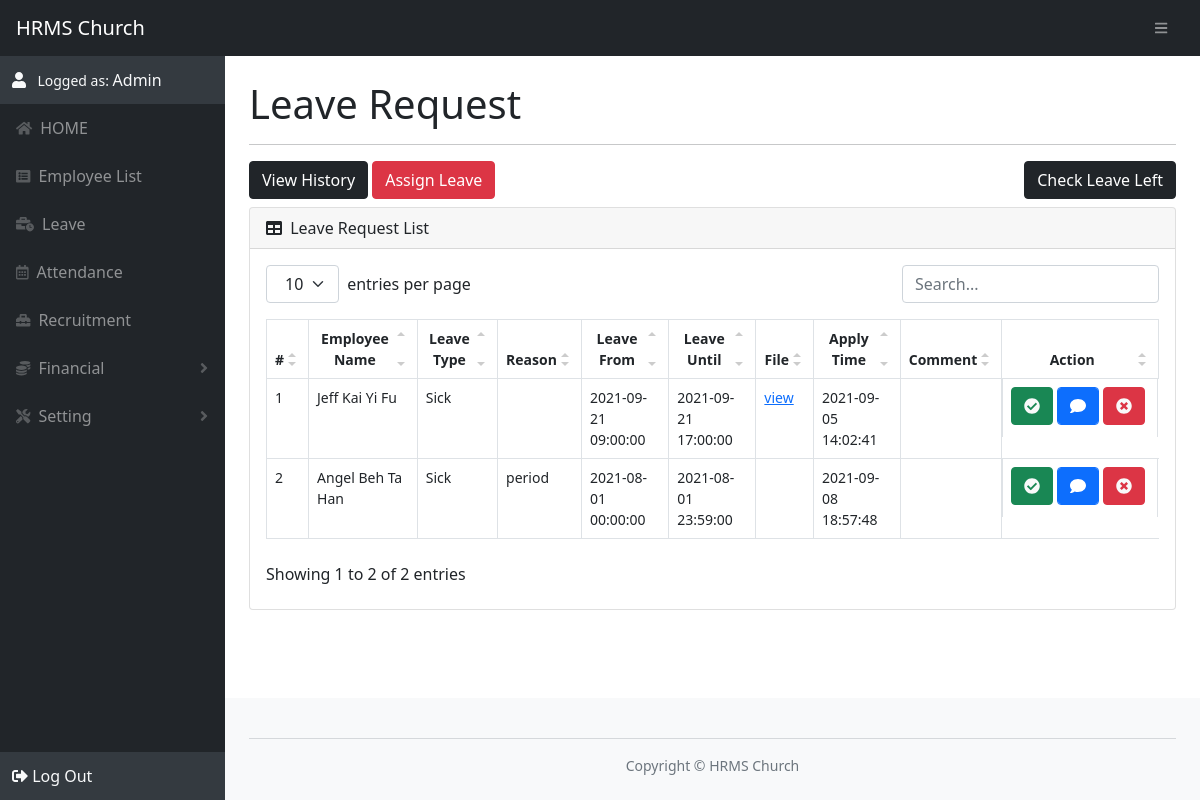
The page /leave.php (signed in) on the database its author committed.
### tables this page shows
CREATE TABLE leave_request (
        leaveId INT NOT NULL PRIMARY KEY AUTO_INCREMENT,
        employeeId INT,
        leaveTypeId TINYINT,
        leaveDetail VARCHAR(255),
        startLeaveDateTime datetime,
        endLeaveDateTime datetime,
        leaveFileName VARCHAR(255),
        applyLeaveDateTime datetime NOT NULL,

        approveLeaveDateTime datetime DEFAULT NULL,
        comment VARCHAR(255),
        leaveStatus TINYINT,

        FOREIGN KEY (employeeId)  REFERENCES employee(employeeId),
        FOREIGN KEY (leaveTypeId) REFERENCES leave_type(leaveTypeId),
        FOREIGN KEY (leaveStatus) REFERENCES status_type(statusTypeId)
    );

CREATE TABLE employee (
        employeeId INT NOT NULL PRIMARY KEY AUTO_INCREMENT,
        employeeName VARCHAR(255) NOT NULL,
        email VARCHAR(255) NOT NULL,
        pwd VARCHAR(255) NOT NULL,
        phone VARCHAR(255),
        birthday date,
        gender VARCHAR(16),
        
        address1 VARCHAR(255),
        address2 VARCHAR(255),
        address3 VARCHAR(255),
        stateTypeId TINYINT,
        postcode INT,
        city VARCHAR(255),

        epfAcc VARCHAR(255),
        socsoAcc VARCHAR(255),
        eisAcc VARCHAR(255),
        pcbAcc VARCHAR(255),

        startWorkDate date,
        endWorkDate date DEFAULT NULL,
        recruitmentId INT,

        FOREIGN KEY (stateTypeId) REFERENCES state_type(stateTypeId),
        FOREIGN KEY (recruitmentId) REFERENCES recruitment(recruitmentId)
    );

CREATE TABLE leave_type (
        leaveTypeId TINYINT NOT NULL PRIMARY KEY AUTO_INCREMENT,
        leaveName VARCHAR(255) NOT NULL
    );

### function/filter.php (the view, shortened to what this page needs)
<?php
function filterOutput($txt){
    $txt = htmlspecialchars($txt);
    $txt = strip_tags($txt);
    return $txt;
}
function echo_tag($tag, $type){
    $tag = filterOutput($tag);
    if($type == 0) echo "<" . $tag . ">";
    elseif($type == 1) echo "</" . $tag . ">";
}
function echo_td($txt){
    $txt = filterOutput($txt);
    echo "<td>" . $txt . "</td>";
}
?>

### template/leave/leave_request.php (shortened to what this page needs)
<div class="col-12 mb-2">
    <form action="leave.php" method="GET">
        <button type="submit" class="btn btn-dark" name="history">View History</button>
        <button type="submit" class="btn btn-danger" name="assign">Assign Leave</button>
        <button type="button" class="btn btn-dark float-end" data-bs-toggle="modal" data-bs-target="#leaveLeftModal">Check Leave Left</button>
    </form>
</div>
<div class="card mb-4">
    <div class="card-header">
        <i class="fas fa-table me-1"></i>
            Leave Request List
    </div>
    <div class="card-body">
        <table id="datatablesSimple">
            <thead>
                <tr>
                    <th>#</th>
                    <th>Employee Name</th>
                    <th>Leave Type</th>
                    <th>Reason</th>
                    <th>Leave From</th>
                    <th>Leave Until</th>
                    <th>File</th>
                    <th>Apply Time</th>
                    <th>Comment</th>
                    <th>Action</th>
                </tr>
            </thead>
            <tbody>
<?php
    $sql = "SELECT leave_request.leaveId,
                employee.employeeId,
                employee.employeeName,
                leave_type.leaveName,
                leave_request.leaveDetail,
                leave_request.startLeaveDateTime,
                leave_request.endLeaveDateTime,
                leave_request.leaveFileName,
                leave_request.applyLeaveDateTime,
                leave_request.comment
            FROM leave_request
            JOIN leave_type ON leave_request.leaveTypeId = leave_type.leaveTypeId
            JOIN employee ON leave_request.employeeId = employee.employeeId
            WHERE leave_request.leaveStatus = 3";
    $rs = $conn->query($sql);
    if($rs->num_rows > 0) {
        for ($i=0; $i < $rs->num_rows; $i++) {
            $data = $rs->fetch_array(MYSQLI_NUM);
            echo_tag("tr", 0);
            echo_td($i + 1);
            for ($j=0; $j < count($data); $j++) {
                if($j == 7){
                    $tempFileName = isset($data[$j]) ? "view" : "";
                    echo '<td><a type="submit" class="" data-bs-toggle="modal" data-bs-target="#fileModalFile" data-bs-file="'. filterOutput($data[$j]) .'">' . $tempFileName . '</a></td>';
                } elseif($j > 1) echo_td($data[$j]);
            }
?>
                    <td class="btn-group">
                        <form class="me-1" style="display: inline-block" action="leave.php" method="POST" onsubmit="return confirms('approve the request')">
                            <button type="submit" name="approve" class="btn btn-success text-light">
                                <i class="fas fa-check-circle"></i>
                            </button>
                        </form>
                        <form class="me-1" style="display: inline-block" action="leave.php" method="POST">
                            <button type="button" value="Comment" class="btn btn-primary mb-1 form-control" data-bs-toggle="modal" data-bs-target="#fileModal" data-bs-id="<?= $data[0] ?>" data-bs-comment="<?= $data[9] ?>">
                                <i class="fas fa-comment"></i>
                            </button>
                        </form>
                        <form class="me-1" style="display: inline-block" action="leave.php" method="POST" onsubmit="return confirms('reject the request')">
                            <button type="submit" name="reject" class="btn btn-danger text-light">
                                <i class="fas fa-times-circle"></i>
                            </button>
                        </form>
                    </td>
                </tr>
<?php
        }
    }
?>
            </tbody>
        </table>
    </div>
</div>

### asset/css/datatables.css (style rules this page uses)
.dataTable-table { max-width: 100%; width: 100%; border-spacing: 0; border-collapse: separate; }
.dataTable-table > tbody > tr > td, .dataTable-table > tbody > tr > th, .dataTable-table > tfoot > tr > td, .dataTable-table > tfoot > tr > th, .dataTable-table > thead > tr > td, .dataTable-table > thead > tr > th { vertical-align: top; padding: 8px 10px; }
.dataTable-table > thead > tr > th { vertical-align: bottom; text-align: left; border-bottom: 1px solid #d9d9d9; }
.dataTable-table th { vertical-align: bottom; text-align: left; }

### rows shown on the page
leave_request: txt "1", employeeId.employeeName "Jeff Kai Yi Fu", leaveTypeId.leaveName "Sick", startLeaveDateTime "2021-09-21 09:00:00", endLeaveDateTime "2021-09-21 17:00:00", tempFileName "view", applyLeaveDateTime "2021-09-05 14:02:41"
leave_request: txt "2", employeeId.employeeName "Angel Beh Ta Han", leaveTypeId.leaveName "Sick", leaveDetail "period", startLeaveDateTime "2021-08-01 00:00:00", endLeaveDateTime "2021-08-01 23:59:00", applyLeaveDateTime "2021-09-08 18:57:48"

### other values the page prints
$logged_user "Admin"
$title "Leave Request"
